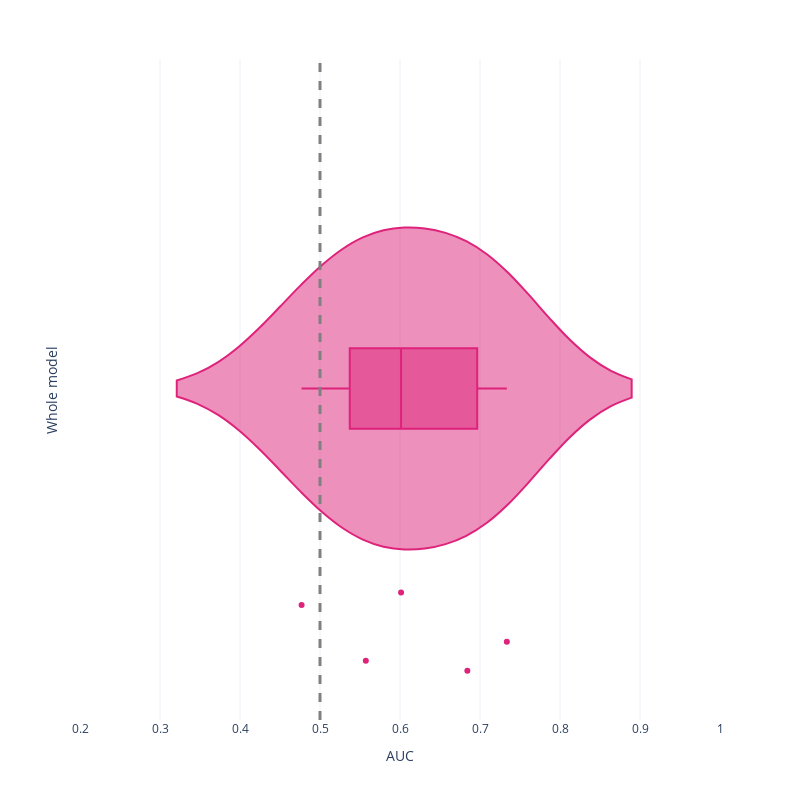

Here is the notebook cell this chart was saved with:
### Code cell
df_forest_mind = pd.read_csv(os.path.join(results_path, 'merf_mvpa_mind.csv'))

print(df_forest_mind.auc.mean())

fig =px.violin(df_forest_mind, x = 'auc', box = True, points = 'all',template = "plotly_white", color_discrete_sequence = [pink], labels = {'auc': 'AUC'})
fig.add_vline(x=0.5, line_width=3, line_dash="dash", line_color="grey")

fig.update_layout(
#     title = f'Mean AUC = {df_forest_mind.auc.mean()}',
    autosize=False,
    width=800,
    height=800,
    yaxis = {'title': 'Whole model',
            'showticklabels': True,
            'tickmode': 'linear',},
    xaxis ={
             'range':[0.2, 1]
        }
)
fig.show()
fig.write_image(os.path.join(fig_path, 'multivariate_merf_cv_mind.png'))

### Figure 1 — Plotly figure (JSON) as saved in the notebook; plotly's stock layout.template omitted (floating-point values rounded to 4 significant figures)
{"data": [{"alignmentgroup": "True", "box": {"visible": true}, "hovertemplate": "AUC=%{x}<extra></extra>", "legendgroup": "", "marker": {"color": "#DE237B"}, "name": "", "offsetgroup": "", "orientation": "h", "points": "all", "scalegroup": "True", "showlegend": false, "type": "violin", "x": [0.5573, 0.6842, 0.7336, 0.477, 0.6013], "x0": " ", "xaxis": "x", "y0": " ", "yaxis": "y"}], "layout": {"autosize": false, "height": 800, "legend": {"tracegroupgap": 0}, "margin": {"t": 60}, "shapes": [{"line": {"color": "grey", "dash": "dash", "width": 3}, "type": "line", "x0": 0.5, "x1": 0.5, "xref": "x", "y0": 0, "y1": 1, "yref": "y domain"}], "violinmode": "group", "width": 800, "xaxis": {"anchor": "y", "domain": [0, 1], "range": [0.2, 1], "title": {"text": "AUC"}}, "yaxis": {"anchor": "x", "domain": [0, 1], "showticklabels": true, "tickmode": "linear", "title": {"text": "Whole model"}}}}
